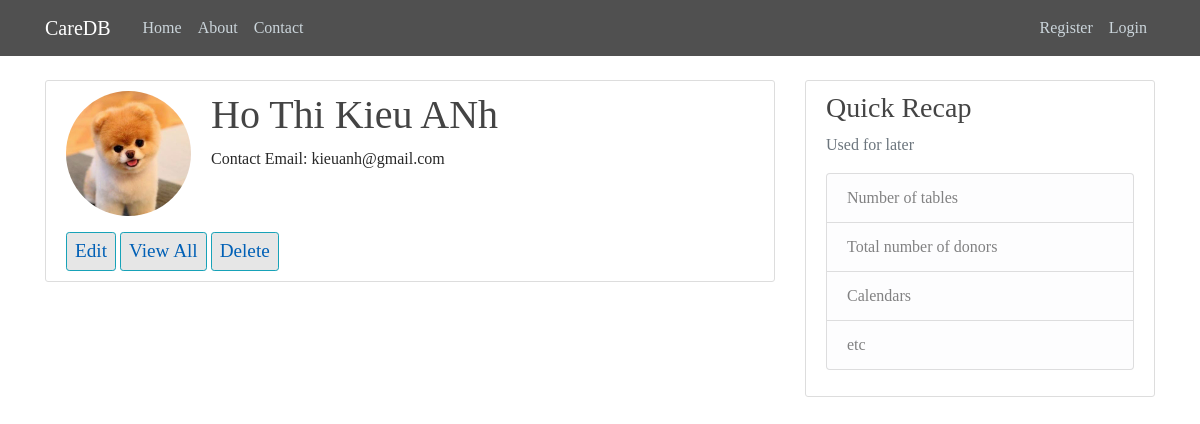
Before: /account/2 with the older database file.
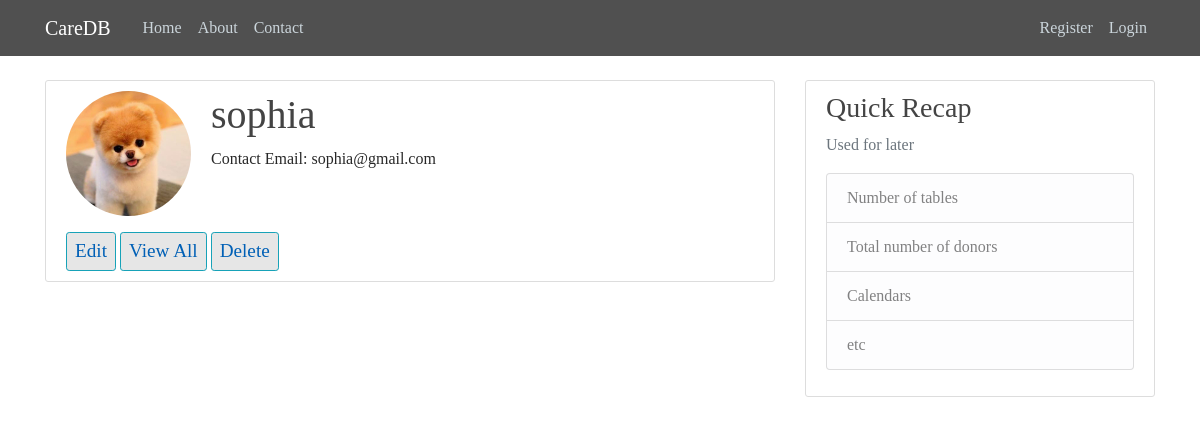
After: the same page with the newer database file.
### app/models.py (models this page shows, shortened)
class Donor(db.Model):
    id = db.Column(db.Integer, primary_key=True)
    name = db.Column(db.String(30), unique=True, nullable=False)
    contact_email = db.Column(db.String(120), unique=True)
    donation_amount = db.Column(db.Integer, nullable=False)
    donate_event = db.Column(db.String(50), nullable=False)
    admin_id = db.Column(db.Integer, db.ForeignKey('user.id'), nullable=False)

### app/donors/routes.py (the view)
@donors.route("/account/<int:donor_id>")
def return_donor(donor_id):
    donor = Donor.query.get_or_404(donor_id)
    return render_template('donor.html', title=donor.name, donor=donor)

### app/templates/donor.html (shortened to what this page needs)
{% extends "layout.html" %}
{% block content %}
<div class="content-section">
   <div class="media">
      <img class="rounded-circle account-img" src="{{ url_for('static', filename='profile-pics/kmLYx3lW.jpg') }}">
      <div class="media-body">
         <h5 class="account-heading">
            {{ donor.name }}
         </h5>
         <p > Contact Email: {{ donor.contact_email }}</p>
      </div>
   </div>
   <button class="btn btn-info btn-sm">
      <a id="button" href="{{ url_for('donors.update_donor', donor_id=donor.id) }}">
         Edit
      </a>
   </button>
    <button class="btn btn-info btn-sm" style="font-face: 'Comic Sans MS'; font-size: larger; color: white; background-color: #e6e6e6" >
      <a id="button" href="{{ url_for('users.viewall') }}">
         View All
      </a>
   </button>
    <button type="button" class="btn btn-info btn-sm" style="font-face: 'Comic Sans MS'; font-size: larger; color: white; background-color: #e6e6e6" data-toggle="modal" data-target="#deleteModal" >
      <a id="button" href="{{ url_for('donors.delete', donor_id=donor.id) }}">
         Delete
      </a>
   </button>
</div>
{% endblock content %}

Changed rows visible on the page:
changed Donor: name "Ho Thi Kieu ANh" → "sophia"; contact_email "kieuanh@gmail.com" → "sophia@gmail.com"
